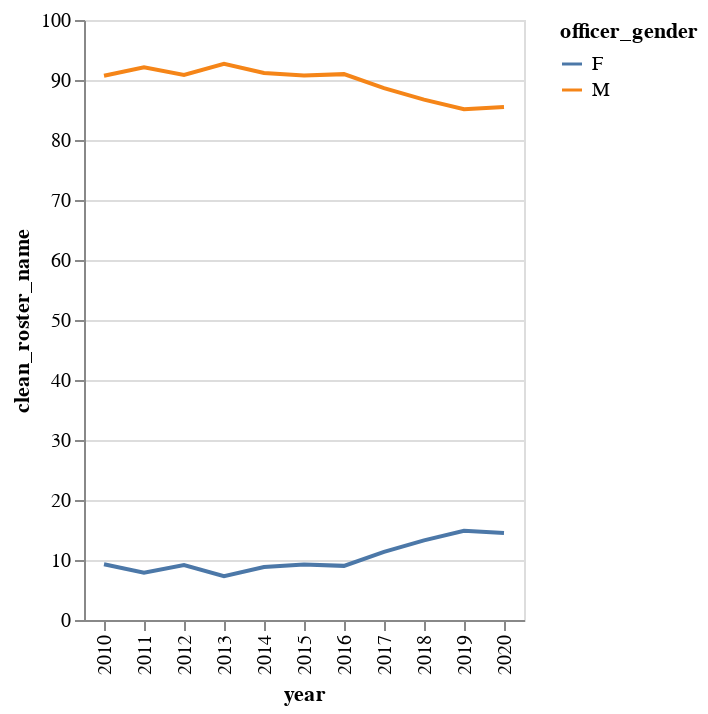

Source (notebook cell):
### Markdown cell above
The discipline makeup doesn't change that much year over year, though the percentage of women disciplined increased in 2019 and 2020.

### Code cell
discipline_by_officers_by_year = discipline_final.groupby(
    ['year','clean_roster_name', 'officer_gender', 'officer_race']
).size().reset_index().rename(columns={0:'count_occurances'})

discipline_gender_per_year = discipline_by_officers_by_year.groupby(
    ['year', 'officer_gender']
).agg(
    {'clean_roster_name': 'count'}
).groupby(level=0).apply(lambda x: 100 * x/float(x.sum()))

alt.Chart(discipline_gender_per_year.reset_index()).mark_line().encode(
 x='year:O',
    y='clean_roster_name',
    color='officer_gender'
)

### Figure 1 — Vega-Lite specification as saved in the notebook (floating-point values rounded to 4 significant figures)
{"config": {"view": {"continuousWidth": 400, "continuousHeight": 300}}, "data": {"name": "data-bf78ff9f5d9c3c4e817780968a18a5d5"}, "mark": "line", "encoding": {"color": {"type": "nominal", "field": "officer_gender"}, "x": {"type": "ordinal", "field": "year"}, "y": {"type": "quantitative", "field": "clean_roster_name"}}, "$schema": "https://vega.github.io/schema/vega-lite/v4.8.1.json", "datasets": {"data-bf78ff9f5d9c3c4e817780968a18a5d5": [{"year": 2010, "officer_gender": "F", "clean_roster_name": 9.293}, {"year": 2010, "officer_gender": "M", "clean_roster_name": 90.71}, {"year": 2011, "officer_gender": "F", "clean_roster_name": 7.88}, {"year": 2011, "officer_gender": "M", "clean_roster_name": 92.12}, {"year": 2012, "officer_gender": "F", "clean_roster_name": 9.167}, {"year": 2012, "officer_gender": "M", "clean_roster_name": 90.83}, {"year": 2013, "officer_gender": "F", "clean_roster_name": 7.31}, {"year": 2013, "officer_gender": "M", "clean_roster_name": 92.69}, {"year": 2014, "officer_gender": "F", "clean_roster_name": 8.845}, {"year": 2014, "officer_gender": "M", "clean_roster_name": 91.16}, {"year": 2015, "officer_gender": "F", "clean_roster_name": 9.27}, {"year": 2015, "officer_gender": "M", "clean_roster_name": 90.73}, {"year": 2016, "officer_gender": "F", "clean_roster_name": 9.021}, {"year": 2016, "officer_gender": "M", "clean_roster_name": 90.98}, {"year": 2017, "officer_gender": "F", "clean_roster_name": 11.34}, {"year": 2017, "officer_gender": "M", "clean_roster_name": 88.66}, {"year": 2018, "officer_gender": "F", "clean_roster_name": 13.27}, {"year": 2018, "officer_gender": "M", "clean_roster_name": 86.73}, {"year": 2019, "officer_gender": "F", "clean_roster_name": 14.88}, {"year": 2019, "officer_gender": "M", "clean_roster_name": 85.12}, {"year": 2020, "officer_gender": "F", "clean_roster_name": 14.52}, {"year": 2020, "officer_gender": "M", "clean_roster_name": 85.48}]}}
